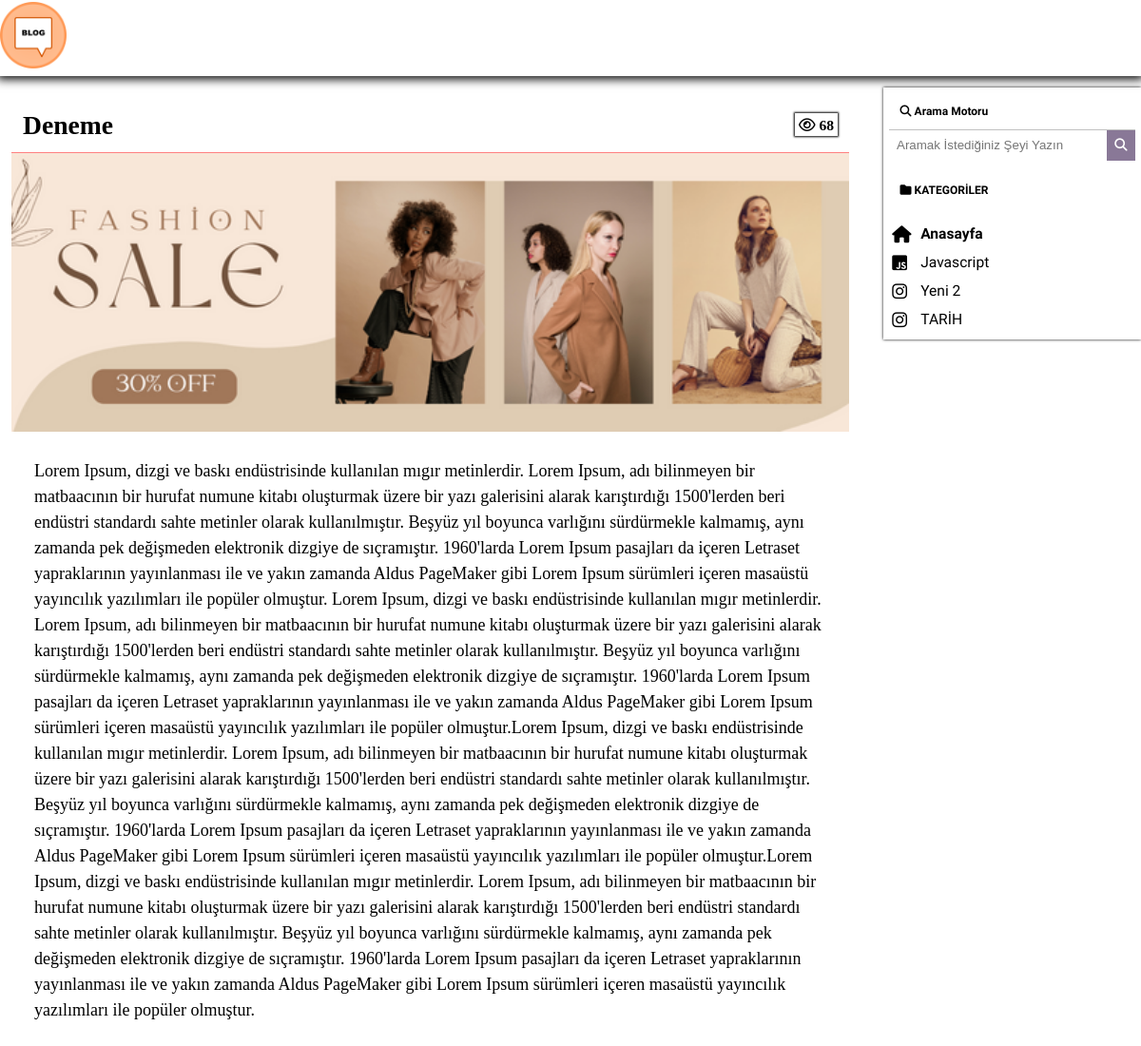
Screenshot of /blog-details.php?id=26 with the database file from the repository.
### tables this page shows
CREATE TABLE `settings` (
  `id` int(2) NOT NULL,
  `title` varchar(250) NOT NULL,
  `description` varchar(250) NOT NULL,
  `keywords` text NOT NULL,
  `logo_path` varchar(250) NOT NULL
);

CREATE TABLE `blog` (
  `id` int(11) NOT NULL,
  `title` varchar(250) NOT NULL,
  `description` text NOT NULL,
  `author` varchar(100) NOT NULL,
  `date` datetime NOT NULL DEFAULT current_timestamp(),
  `categoryid` int(11) NOT NULL,
  `authorid` int(11) NOT NULL,
  `img` varchar(250) NOT NULL,
  `views` int(11) NOT NULL DEFAULT 0
);

CREATE TABLE `category` (
  `id` int(11) NOT NULL,
  `name` varchar(100) NOT NULL,
  `icon` varchar(250) NOT NULL
);

### public/db/connection.php (called while the page is built, shortened)
<?php
    try {
        class DB {
            private $db = null;
            public function __construct()
            {
                try{
                    $this->db = new PDO("mysql:host=localhost;dbname=blog;charset=utf8", "root", "");
                }catch(Exception $e){
                }
            }
            public function getAll($table) {
                $s = $this->db->prepare("SELECT * FROM $table");
                $s->execute();
                return $s->fetchAll();
            }
            public function getOne($table,$filter,$arr ) {
                $s = $this->db->prepare("SELECT * FROM $table where $filter");
                $s->execute($arr);
                return $s->fetch();
            }
        }
        } catch (PDOException $e) {
            echo $e->getMessage();
        }
?>

### public/blog-details.php (the view, shortened to what this page needs)
<!DOCTYPE html>
<html lang="en">
<head>
    <?php
    include "head.php";
        $db = new DB();
        $blog = $db->getOne("blog", "id=:id", ['id' => $_GET["id"]]);
    ?>
</head>
<body>
    <?php include "navbar.php"; ?>
    <main class="main">
        <div class="blog-details">
            <div class="blog-detail-header">
                <h1 class="blog-detail-title"><?php echo $blog["title"] ?></h1>
                <div class="header-blog-info">
                    <span class="views">
                        <i class="fa-regular fa-eye"></i> <?php echo $blog["views"] ?>
                    </span>
                </div>
            </div>
            <img src="<?php echo $blog["img"] ?>" title="<?php echo $blog["title"] ?>" class="blog-detail-img">
            <p class="blog-detail"><?php echo $blog["description"] ?></p>
        </div>
        <?php include "aside.php"; ?>
    </main>
</body>
</html>

### public/navbar.php (shortened to what this page needs)
<nav class="navbar">
    <div class="logo-box">
        <a href="index.php"><img width="70" src="<?php echo $settings["logo_path"] ?>" alt=""></a>
    </div>
</nav>

### public/aside.php
<?php
$db = new DB();
$categories = $db->getAll("category");
?>
<aside class="aside">
    <div class="aside__search">
        <h1 class="aside__title"> <i class="fa-solid fa-search"></i> Arama Motoru</h1>
        <form action="search.php" method="post" class="search-form">
            <input type="search" class="search-input" name="search" placeholder="Aramak İstediğiniz Şeyi Yazın">
            <button class="search-button" type="submit"><i class="fa-solid fa-search"></i></button>
        </form>
    </div>
    <div class="aside__categories">
        <h1 class="aside__title"> <i class="fa-solid fa-folder"></i> KATEGORİLER</h1>
        <ul class="categories__category-list">
                <a class="list__item" style="font-size: 1.3rem;" href="index.php">
                    <i style="font-size: 1.5rem;" class="fas fa-home"></i>
                        <?php if (!isset($_GET["categoryid"])) {
                               echo "<b> Anasayfa </b>";
                            }else{
                               echo "Anasayfa";
                            } ?>
                </a>
            <?php foreach($categories as $key => $category){?>
                <a class="list__item" style="font-size: 1.3rem;" href="index.php?categoryid=<?php echo $category["id"] ?>">
                        <i style="font-size: 1.5rem;" class="<?php echo $category["icon"] ?>"></i>
                        <?php if (isset($_GET["categoryid"]) and $_GET["categoryid"] == $category["id"]) {
                               echo "<b>" . $category['name'] . "</b>";
                        } else {
                            echo $category['name'];
                        }?>
                </a>
            <?php } ?>
        </ul>
    </div>
</aside>

### public/css/main.css (style rules this page uses)
.aside { display: flex; flex-direction: column; align-items: center; gap: 1rem; font-family: 'Sofia Sans Semi Condensed', sans-serif; width: 100%; box-shadow: 0 0 3px 0; padding: .5rem; }
.aside__title { color: #fff; font-size: 1rem; padding: 1rem; margin-bottom: 1rem; background-color: #fff; color: #000; width: 100%; }
.aside__categories { width: 100%; margin-left: auto; position: sticky; top: 0; }
.aside__categories .categories__category-list { background-color: #fff; margin: auto; }
.aside__categories .categories__category-list .list__item { padding: .5rem .3rem; text-align: left; display: grid; grid-template-columns: 1.5rem 1fr; justify-items: flex-start; gap: 1rem; cursor: pointer; color: #000; text-transform: capitalize; }
.aside__categories .categories__category-list .list__item i { text-align: center; }
.aside__search { width: 100%; }
.aside__search .aside__title { margin-bottom: 0; border-bottom: 1px solid rgba(51, 51, 51, 0.3); border-radius: 0; border-left: 0; }
.aside__search .search-form { width: 100%; display: flex; align-items: center; justify-content: center; }
.aside__search .search-form input { width: 100%; border-left: 5px solid #999; }
.aside__search .search-form input, .aside__search .search-form button { padding: .7rem; outline: none; border: none; }
.aside__search .search-form .search-button { color: #fff; font-weight: 600; background-color: #897897; cursor: pointer; }
.main { display: grid; grid-template-columns: 10fr 3fr; align-items: flex-start; justify-content: center; gap: 2rem; }
.navbar { box-shadow: 0 0 10px 3px #000; background: #fff; display: flex; align-items: center; justify-content: space-between; padding: .2rem 0; margin-bottom: .3rem; margin-bottom: 1rem; }
.navbar .logo-box { font-size: 1.7rem; color: #fff; cursor: pointer; }
.blog-details { padding: 1rem; text-align: center; }
.blog-details .blog-detail { padding: 2rem; font-size: 1.5rem; text-align: left; line-height: 1.5; }
.blog-details .blog-detail-header { display: flex; padding: 1rem; align-items: center; justify-content: space-between; border-bottom: 1px solid #ff8080; font-weight: 900; }
.blog-details .blog-detail-header .blog-detail-title { font-size: 2.3rem; text-transform: capitalize; }
.blog-details .blog-detail-header .header-blog-info span { padding: .3rem; box-shadow: 0 0 2px 1px; font-size: 1.3rem; gap: .5rem; }
.blog-details .blog-detail-img { width: 100%; user-select: none; pointer-events: none; max-height: 600px; }
* { padding: 0; margin: 0; box-sizing: border-box; }
html { font-size: 12px; }
ul, ol { list-style-type: none; }
a { text-decoration: none; }

### rows the page displays
settings: logo_path (picture)
blog: title "Deneme", views "68", img (picture), description "Lorem Ipsum, dizgi ve baskı endüstrisinde kullanılan mıgır metinlerdir. Lorem Ipsum, adı bilinmeyen bir matbaacının bir hurufat numune kitabı oluşturmak üzere bir yazı galerisini alarak karıştırdığı 1500'lerden beri endüstri standardı sahte metinler olarak kullanılmıştır. Beşyüz yıl boyunca varlığını sürdürmekle kalmamış, aynı zamanda pek değişmeden elektronik dizgiye de sıçramıştır. 1960'larda Lorem Ipsum pasajları da içeren Letraset yapraklarının yayınlanması ile ve yakın zamanda Aldus PageMaker gibi Lorem Ipsum sürümleri içeren masaüstü yayıncılık yazılımları ile popüler olmuştur. Lorem Ipsum, dizgi ve baskı endüstrisinde kullanılan mıgır metinlerdir. Lorem Ipsum, adı bilinmeyen bir…"
category: name "Javascript"
category: name "Yeni 2"
category: name "TARİH"
